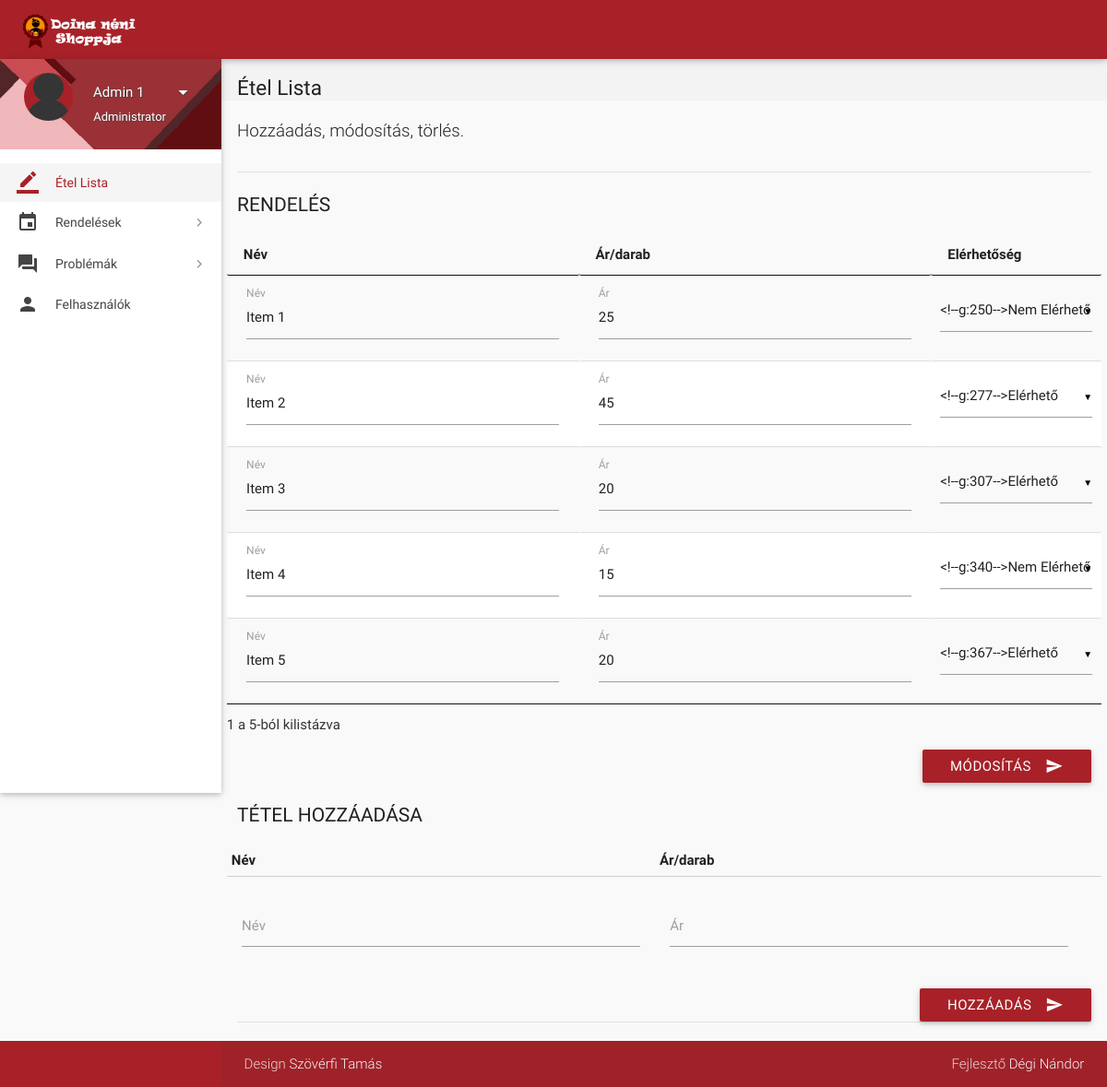
Screenshot of /admin-page.php (signed in) with the database file from the repository.
### tables this page shows
CREATE TABLE `items` (
  `id` int(11) NOT NULL,
  `name` varchar(20) NOT NULL,
  `price` int(11) NOT NULL,
  `deleted` tinyint(4) NOT NULL DEFAULT '0'
);

### includes/connect.php (called while the page is built, shortened)
<?php
$name = $_SESSION['name'];
$role = $_SESSION['role'];
?>

### admin-page.php (the view, shortened to what this page needs)
<?php
include 'includes/connect.php';
if ($_SESSION['admin_sid'] == session_id()) {
?>
  <!DOCTYPE html>
  <html lang="en">
  <head>
    <link href="css/materialize.min.css" type="text/css" rel="stylesheet" media="screen,projection">
    <link href="css/style.min.css" type="text/css" rel="stylesheet" media="screen,projection">
    <link href="css/custom/custom.min.css" type="text/css" rel="stylesheet" media="screen,projection">
    <link href="js/plugins/perfect-scrollbar/perfect-scrollbar.css" type="text/css" rel="stylesheet" media="screen,projection">
    <link href="js/plugins/data-tables/css/jquery.dataTables.min.css" type="text/css" rel="stylesheet" media="screen,projection">
  </head>
  <body>
    <header id="header" class="page-topbar">
      <div class="navbar-fixed">
        <nav class="navbar-color">
          <div class="nav-wrapper">
            <ul class="left">
              <li>
                <h1 class="logo-wrapper"><a href="index.php" class="brand-logo darken-1"><img src="images/logo.png" alt="logo"></a> <span class="logo-text">Logo</span></h1>
              </li>
            </ul>
          </div>
        </nav>
      </div>
    </header>
    <div id="main">
      <div class="wrapper">
        <aside id="left-sidebar-nav">
          <ul id="slide-out" class="side-nav fixed leftside-navigation">
            <li class="user-details cyan darken-2">
              <div class="row">
                <div class="col col s4 m4 l4">
                  <img src="images/avatar.jpg" alt="" class="circle responsive-img valign profile-image">
                </div>
                <div class="col col s8 m8 l8">
                  <a class="btn-flat dropdown-button waves-effect waves-light white-text profile-btn" href="#" data-activates="profile-dropdown"><?php echo $name; ?> <i class="mdi-navigation-arrow-drop-down right"></i></a>
                  <p class="user-roal"><?php echo $role; ?></p>
                </div>
              </div>
            </li>
            <li class="bold active"><a href="index.php" class="waves-effect waves-cyan"><i class="mdi-editor-border-color"></i> Étel Lista</a>
            </li>
            <li class="no-padding">
              <ul class="collapsible collapsible-accordion">
                <li class="bold"><a class="collapsible-header waves-effect waves-cyan"><i class="mdi-editor-insert-invitation"></i> Rendelések</a>
                </li>
              </ul>
            </li>
            <li class="no-padding">
              <ul class="collapsible collapsible-accordion">
                <li class="bold"><a class="collapsible-header waves-effect waves-cyan"><i class="mdi-action-question-answer"></i> Problémák</a>
                </li>
              </ul>
            </li>
            <li class="bold"><a href="users.php" class="waves-effect waves-cyan"><i class="mdi-social-person"></i> Felhasználók</a>
            </li>
          </ul>
        </aside>
        <section id="content">
          <div id="breadcrumbs-wrapper">
            <div class="container">
              <div class="row">
                <div class="col s12 m12 l12">
                  <h5 class="breadcrumbs-title">Étel Lista</h5>
                </div>
              </div>
            </div>
          </div>
          <div class="container">
            <p class="caption">Hozzáadás, módosítás, törlés.</p>
            <div class="divider"></div>
            <form class="formValidate" id="formValidate" method="post" action="routers/menu-router.php" novalidate="novalidate">
              <div class="row">
                <div class="col s12 m4 l3">
                  <h4 class="header">Rendelés</h4>
                </div>
                <div>
                  <table id="data-table-admin" class="responsive-table display" cellspacing="0">
                    <thead>
                      <tr>
                        <th>Név</th>
                        <th>Ár/darab</th>
                        <th>Elérhetőség</th>
                      </tr>
                    </thead>
                    <tbody>
                      <?php
                      $result = mysqli_query($con, "SELECT * FROM items");
                      while ($row = mysqli_fetch_array($result)) {
                        echo '<tr><td><div class="input-field col s12"><label for="' . $row["id"] . '_name">Név</label>';
                        echo '<input value="' . $row["name"] . '" id="' . $row["id"] . '_name" name="' . $row['id'] . '_name" type="text" data-error=".errorTxt' . $row["id"] . '"><div class="errorTxt' . $row["id"] . '"></div></td>';
                        echo '<td><div class="input-field col s12 "><label for="' . $row["id"] . '_price">Ár</label>';
                        echo '<input value="' . $row["price"] . '" id="' . $row["id"] . '_price" name="' . $row['id'] . '_price" type="text" data-error=".errorTxt' . $row["id"] . '"><div class="errorTxt' . $row["id"] . '"></div></td>';
                        echo '<td>';
                        if ($row['deleted'] == 0) {
                          $text1 = 'selected';
                          $text2 = '';
                        } else {
                          $text1 = '';
                          $text2 = 'selected';
                        }
                        echo '<select name="' . $row['id'] . '_hide">
                      <option value="1"' . $text1 . '>Elérhető</option>
                      <option value="2"' . $text2 . '>Nem Elérhető</option>
                    </select></td></tr>';
                      }
                      ?>
                    </tbody>
                  </table>
                </div>
                <div class="input-field col s12">
                  <button class="btn cyan waves-effect waves-light right" type="submit" name="action">Módosítás
                    <i class="mdi-content-send right"></i>
                  </button>
                </div>
              </div>
            </form>
            <form class="formValidate" id="formValidate1" method="post" action="routers/add-item.php" novalidate="novalidate">
              <div class="row">
                <div class="col s12 m4 l3">
                  <h4 class="header">Tétel hozzáadása</h4>
                </div>
                <div>
                  <table>
                    <thead>
                      <tr>
                        <th data-field="id">Név</th>
                        <th data-field="name">Ár/darab</th>
                      </tr>
                    </thead>
                    <tbody>
                      <?php
                      echo '<tr><td><div class="input-field col s12"><label for="name">Név</label>';
                      echo '<input id="name" name="name" type="text" data-error=".errorTxt01"><div class="errorTxt01"></div></td>';
                      echo '<td><div class="input-field col s12 "><label for="price" class="">Ár</label>';
                      echo '<input id="price" name="price" type="text" data-error=".errorTxt02"><div class="errorTxt02"></div></td>';
                      echo '<td></tr>';
                      ?>
                    </tbody>
                  </table>
                </div>
                <div class="input-field col s12">
                  <button class="btn cyan waves-effect waves-light right" type="submit" name="action">Hozzáadás
                    <i class="mdi-content-send right"></i>
                  </button>
                </div>
              </div>
            </form>
            <div class="divider"></div>
          </div>
      </div>
    </div>
    <footer class="page-footer">
      <div class="footer-copyright">
        <div class="container">
          <span>Design <a class="grey-text text-lighten-4" href="#" target="_blank">Szövérfi Tamás</a></span>
          <span class="right"> Fejlesztő <a class="grey-text text-lighten-4" href="#">Dégi Nándor</a></span>
        </div>
      </div>
    </footer>
  </body>
  </html>
<?php
} else {
  if ($_SESSION['customer_sid'] == session_id()) {
    header("location:index.php");
  } else {
    header("location:login.php");
  }
}
?>

### admin-page.php (style rules this page uses)
.input-field label.active { width: 100%; }

### rows the page displays
items: name "Item 1", price "25"
items: name "Item 2", price "45"
items: name "Item 3", price "20"
items: name "Item 4", price "15"
items: name "Item 5", price "20"

### other values shown
$name "Admin 1"
$role "Administrator"
